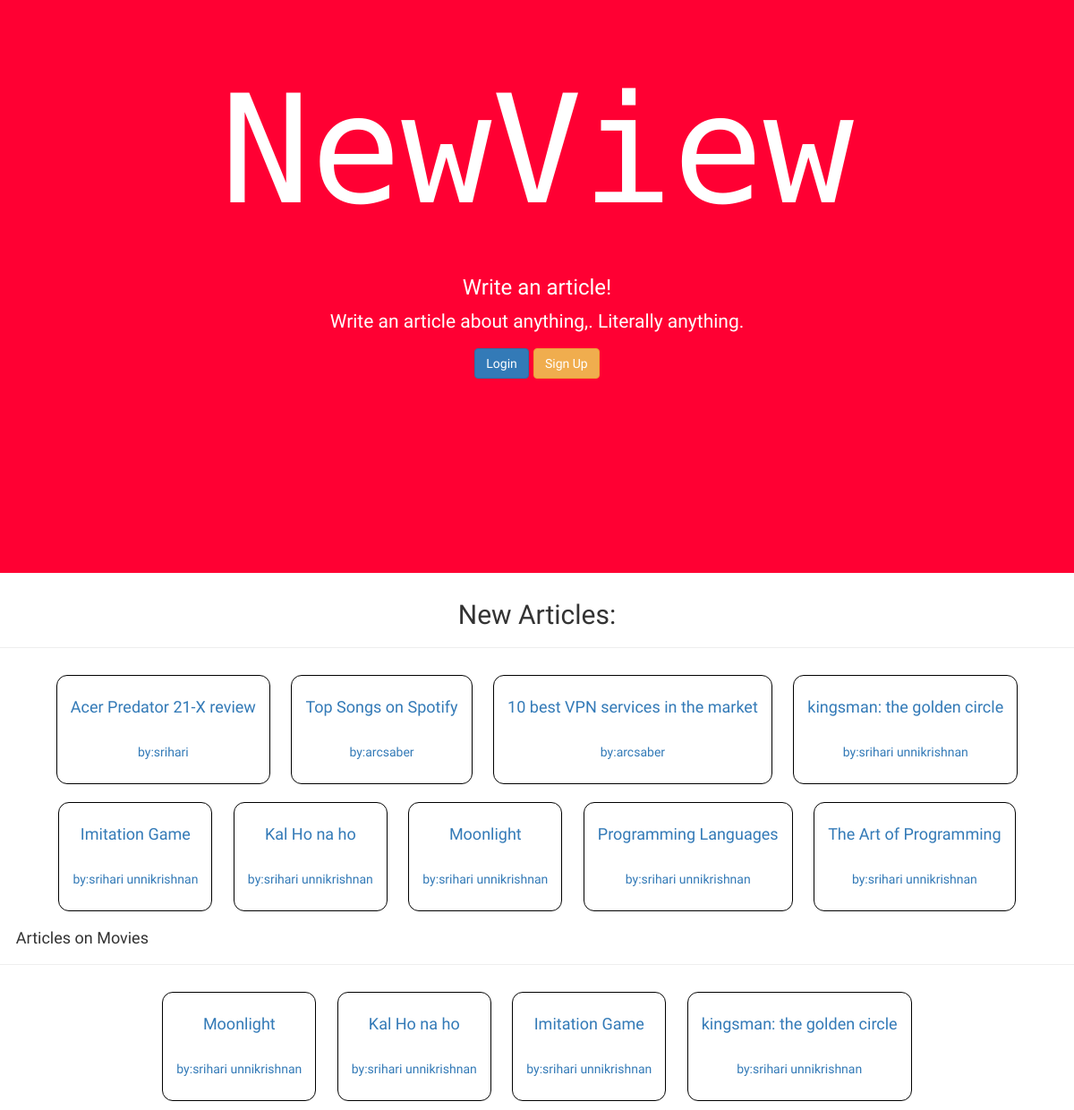
The app's page /, older data.
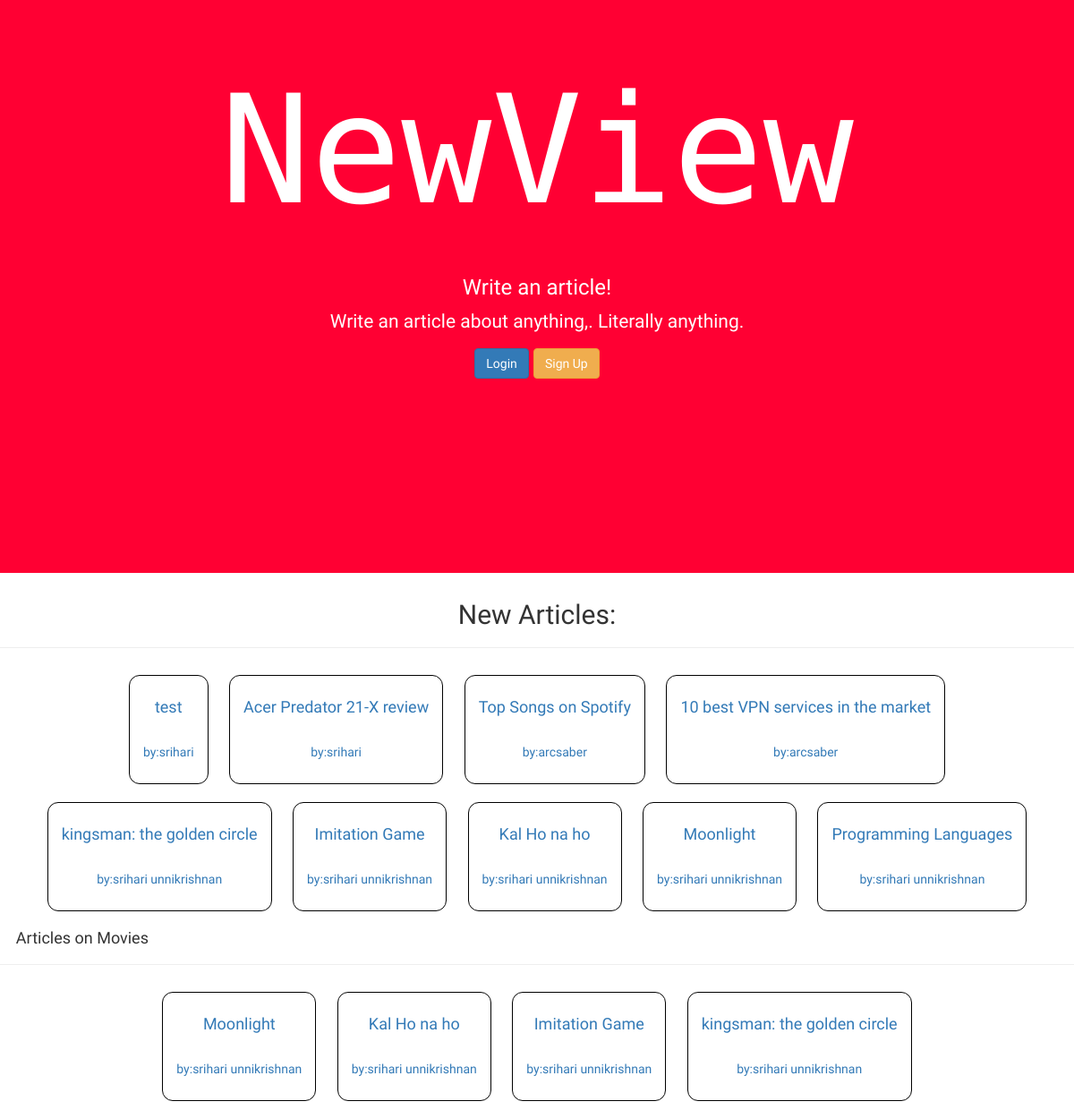
The same page, newer data.
### WriteReview/models.py (models this page shows)
class Reviews(models.Model):
    Title=models.CharField(max_length=100)
    Body=models.TextField()
    Tag=models.CharField(max_length=5000)
    author=models.CharField(max_length=5000)
    views=models.IntegerField()
    published=models.DateField()
    genre=models.CharField(choices=GENRES,max_length=20,default='Others')
    def __str__(self):
        return self.Title

### WriteReview/views.py (the view)
# urls.py: url(r'^$',views.start,name="Index"),
def start(request):
    article=[i for i in models.Reviews.objects.all()][-9:]
    article.reverse()
    prev_recommendation=list(set(prev_recommendations))
    print(prev_recommendation)
    for i in prev_recommendation:
        models.Recommendation.objects.create(user=request.user.username,article=i)
        for y in models.Recommendation.objects.all():
            if models.Recommendation.objects.filter(article=i).count() >1:
                y.delete()
    movie=[]
    for i in models.Reviews.objects.all():
        key = i.pk
        if tags(key,"movie")==True or tags(key,"movies") == True or i.genre == "Movies":
            print(key)
            movie.append(i)
    print(movie)
    prev_recommendatioa=models.Recommendation.objects.all().filter(user=request.user.username)
    prev_recommendationsb.append(str(prev_recommendatioa))
    print("STUFF:"+str(prev_recommendations))
    context={"article":article,"previous":prev_recommendatioa,"movie":movie,"Prev_len":len(prev_recommendations)}
    return render(request,"WriteReview/index.html",context)

### WriteReview/views.py (called while the page is built)
def tags(pk,tag):
    obj=get_object_or_404(models.Reviews,pk=pk)
    tags=obj.Tag
    art_tags=tags
    art_tags_all=[]
    string=art_tags.split(',')
    for i in string:
        if i == tag:
            return True

### templates/WriteReview/index.html (shortened to what this page needs)
<!doctype html>
{% load crispy_forms_tags %}
<html>
        <link rel="stylesheet" href="https://maxcdn.bootstrapcdn.com/bootstrap/3.3.7/css/bootstrap.min.css">
    <head><title>Write a new Article</title>
    <link rel="stylesheet" href="https://maxcdn.bootstrapcdn.com/bootstrap/3.3.7/css/bootstrap.min.css">
    </head>
    <body>
        <div class="jumbotron text-center">
            <span style="font-size:1200%">NewView</span>
            <h3>Write an article!</h3>
            <p>Write an article about anything,{{ request.user.username }}. Literally anything. </p>
            {% if user.is_authenticated %}
            <p><a style="color:white" href="/art"><button type="button" class="btn btn-primary">Write an article</button></a>
               <a style="color:white" href={% url 'asignout' %}><button type="button" class="btn btn-warning">Sign Out</button></a>
               <a style="color:white" href={% url 'subscription' %}><button type="button" class="btn btn-success">From your Subscriptions</button></a>
            </p>
            {% else %}
            <p><a href="/login" style="color:white"><button class="btn btn-primary">Login</button></a>&nbsp<a href="/signup" style="color:white"><button class="btn btn-warning">Sign Up</button></a></p>
            {% endif %}
        </div>
        <div >
                <center>
                        <h2>New Articles:</h2>
                        <hr>
                           {% for i in article %}
                                <a href="/{{i.id}}"><div class="Article"><strong><h4>{{i}}</h4></strong><br><p>by:{{i.author}}</p></div></a>
                           {% endfor %}
                    </center>
     <h4>&nbsp &nbsp Articles on Movies</h4>
    <hr/>
    <center>
    {% for i in movie  %}
    <a href="/{{i.id}}"><div class="Article"><strong><h4>{{i}}</h4></strong><br><p>by:{{i.author}}</p></div></a>
    {% endfor %}
</center>
        </div>
    </body>
</html>

Row changes from the older to the newer data that the page shows:
no longer on this page (row unchanged): Reviews: Title "The Art of Programming", author "srihari unnikrishnan", shown under "New Articles:"
added Reviews: Title "test", author "srihari", shown under "New Articles:"
